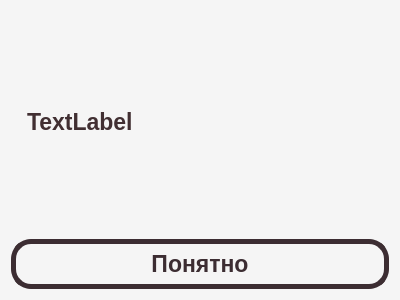
<?xml version="1.0" encoding="UTF-8"?>
<ui version="4.0">
 <class>InfoDialog</class>
 <widget class="QDialog" name="InfoDialog">
  <property name="geometry">
   <rect>
    <x>0</x>
    <y>0</y>
    <width>400</width>
    <height>300</height>
   </rect>
  </property>
  <property name="windowTitle">
   <string>Dialog</string>
  </property>
  <property name="styleSheet">
   <string notr="true">QDialog {
	background-color: rgb(245, 245, 245);
	border-radius: 20px;
}</string>
  </property>
  <layout class="QGridLayout" name="gridLayout">
   <item row="0" column="0" colspan="2">
    <widget class="QLabel" name="descriptionLabel">
     <property name="font">
      <font>
       <pointsize>17</pointsize>
       <bold>true</bold>
      </font>
     </property>
     <property name="styleSheet">
      <string notr="true">QLabel {
	color: rgb(65, 47, 50);
	padding-left: 10px;
	height: 30px;
}</string>
     </property>
     <property name="text">
      <string>TextLabel</string>
     </property>
     <property name="wordWrap">
      <bool>true</bool>
     </property>
    </widget>
   </item>
   <item row="1" column="0" colspan="2">
    <widget class="QPushButton" name="okButton">
     <property name="minimumSize">
      <size>
       <width>0</width>
       <height>50</height>
      </size>
     </property>
     <property name="font">
      <font>
       <pointsize>17</pointsize>
       <bold>true</bold>
      </font>
     </property>
     <property name="cursor">
      <cursorShape>PointingHandCursor</cursorShape>
     </property>
     <property name="styleSheet">
      <string notr="true">QPushButton {
	background-color: rgb(245, 245, 245);
	color: rgb(60, 45, 50);
	border: 5px solid rgb(60, 45, 50);
	border-radius: 20;
}

QPushButton:hover {
	background-color: rgb(60, 45, 50);
	color: rgb(245, 245, 245);
}</string>
     </property>
     <property name="text">
      <string>Понятно</string>
     </property>
    </widget>
   </item>
  </layout>
 </widget>
 <resources/>
 <connections/>
</ui>
